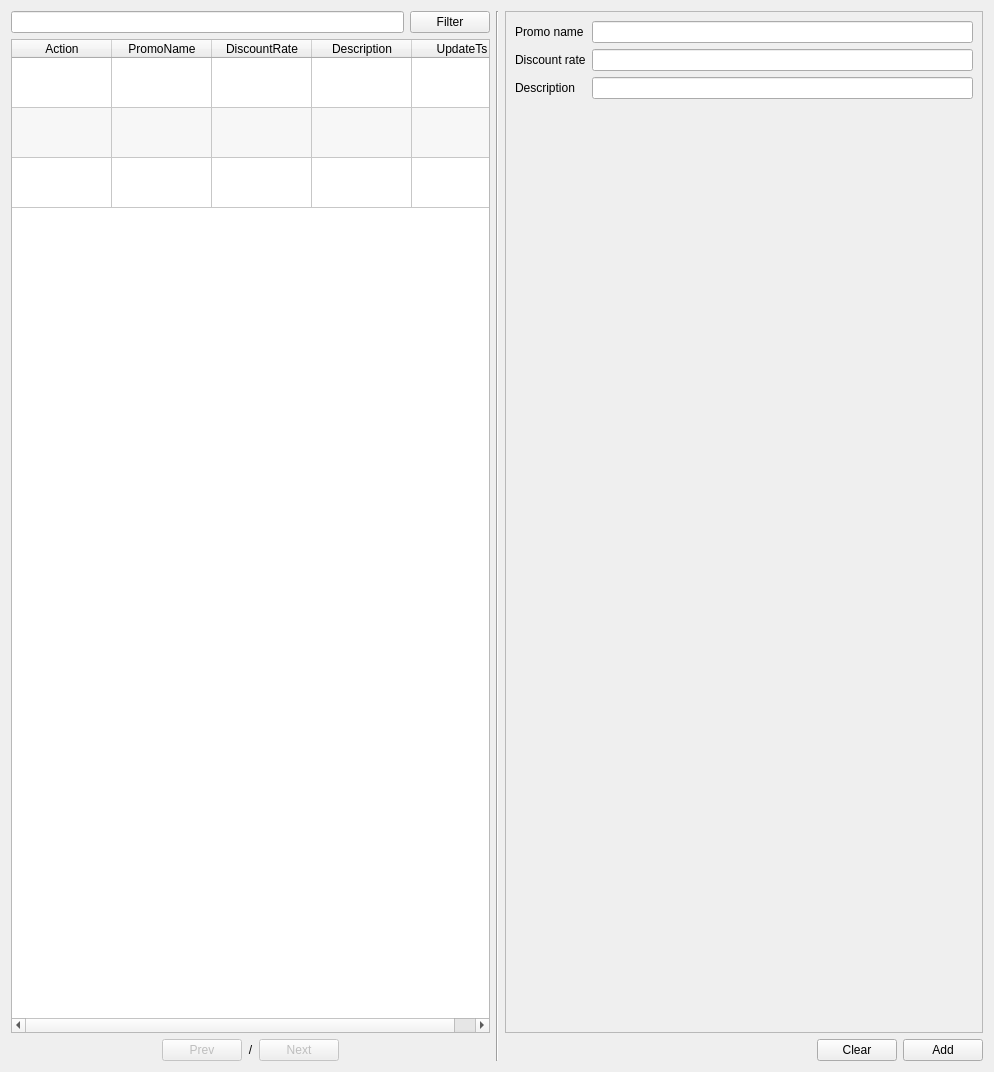
<?xml version="1.0" encoding="UTF-8"?>
<ui version="4.0">
 <class>FormManagePromo</class>
 <widget class="QWidget" name="FormManagePromo">
  <property name="geometry">
   <rect>
    <x>0</x>
    <y>0</y>
    <width>994</width>
    <height>1072</height>
   </rect>
  </property>
  <property name="windowTitle">
   <string>Manage promo</string>
  </property>
  <layout class="QHBoxLayout" name="horizontalLayout_4">
   <item>
    <layout class="QVBoxLayout" name="verticalLayout">
     <item>
      <layout class="QHBoxLayout" name="horizontalLayout">
       <item>
        <widget class="QLineEdit" name="lineEditFilter"/>
       </item>
       <item>
        <widget class="QPushButton" name="pushButtonFilter">
         <property name="text">
          <string>Filter</string>
         </property>
        </widget>
       </item>
      </layout>
     </item>
     <item>
      <widget class="QTableWidget" name="tableWidgetData">
       <property name="editTriggers">
        <set>QAbstractItemView::NoEditTriggers</set>
       </property>
       <property name="alternatingRowColors">
        <bool>true</bool>
       </property>
       <property name="verticalScrollMode">
        <enum>QAbstractItemView::ScrollPerPixel</enum>
       </property>
       <property name="horizontalScrollMode">
        <enum>QAbstractItemView::ScrollPerPixel</enum>
       </property>
       <property name="gridStyle">
        <enum>Qt::SolidLine</enum>
       </property>
       <property name="sortingEnabled">
        <bool>false</bool>
       </property>
       <attribute name="horizontalHeaderStretchLastSection">
        <bool>true</bool>
       </attribute>
       <attribute name="verticalHeaderVisible">
        <bool>false</bool>
       </attribute>
       <attribute name="verticalHeaderDefaultSectionSize">
        <number>50</number>
       </attribute>
       <attribute name="verticalHeaderMinimumSectionSize">
        <number>30</number>
       </attribute>
       <row>
        <property name="text">
         <string>New Row</string>
        </property>
       </row>
       <row>
        <property name="text">
         <string>New Row</string>
        </property>
       </row>
       <row>
        <property name="text">
         <string>New Row</string>
        </property>
       </row>
       <column>
        <property name="text">
         <string>Action</string>
        </property>
       </column>
       <column>
        <property name="text">
         <string>PromoName</string>
        </property>
       </column>
       <column>
        <property name="text">
         <string>DiscountRate</string>
        </property>
       </column>
       <column>
        <property name="text">
         <string>Description</string>
        </property>
       </column>
       <column>
        <property name="text">
         <string>UpdateTs</string>
        </property>
       </column>
      </widget>
     </item>
     <item>
      <layout class="QHBoxLayout" name="horizontalLayout_2">
       <item>
        <spacer name="horizontalSpacer">
         <property name="orientation">
          <enum>Qt::Horizontal</enum>
         </property>
         <property name="sizeHint" stdset="0">
          <size>
           <width>40</width>
           <height>20</height>
          </size>
         </property>
        </spacer>
       </item>
       <item>
        <widget class="QPushButton" name="pushButtonPrev">
         <property name="enabled">
          <bool>false</bool>
         </property>
         <property name="text">
          <string>Prev</string>
         </property>
        </widget>
       </item>
       <item>
        <widget class="QLabel" name="labelPageIndicator">
         <property name="text">
          <string>&lt;CurrentPage&gt;/&lt;TotalPage&gt;</string>
         </property>
         <property name="alignment">
          <set>Qt::AlignCenter</set>
         </property>
        </widget>
       </item>
       <item>
        <widget class="QPushButton" name="pushButtonNext">
         <property name="enabled">
          <bool>false</bool>
         </property>
         <property name="text">
          <string>Next</string>
         </property>
        </widget>
       </item>
       <item>
        <spacer name="horizontalSpacer_2">
         <property name="orientation">
          <enum>Qt::Horizontal</enum>
         </property>
         <property name="sizeHint" stdset="0">
          <size>
           <width>40</width>
           <height>20</height>
          </size>
         </property>
        </spacer>
       </item>
      </layout>
     </item>
    </layout>
   </item>
   <item>
    <widget class="Line" name="line">
     <property name="orientation">
      <enum>Qt::Vertical</enum>
     </property>
    </widget>
   </item>
   <item>
    <layout class="QVBoxLayout" name="verticalLayout_2">
     <item>
      <widget class="QScrollArea" name="scrollArea">
       <property name="widgetResizable">
        <bool>true</bool>
       </property>
       <widget class="QWidget" name="scrollAreaWidgetContents">
        <property name="geometry">
         <rect>
          <x>0</x>
          <y>0</y>
          <width>476</width>
          <height>1019</height>
         </rect>
        </property>
        <layout class="QFormLayout" name="formLayout">
         <item row="0" column="0">
          <widget class="QLabel" name="label_3">
           <property name="text">
            <string>Promo name</string>
           </property>
          </widget>
         </item>
         <item row="0" column="1">
          <widget class="QLineEdit" name="lineEditPromoName"/>
         </item>
         <item row="1" column="0">
          <widget class="QLabel" name="label_2">
           <property name="text">
            <string>Discount rate</string>
           </property>
          </widget>
         </item>
         <item row="1" column="1">
          <widget class="QLineEdit" name="lineEditDiscountRate">
           <property name="alignment">
            <set>Qt::AlignRight|Qt::AlignTrailing|Qt::AlignVCenter</set>
           </property>
          </widget>
         </item>
         <item row="2" column="0">
          <widget class="QLabel" name="label">
           <property name="text">
            <string>Description</string>
           </property>
          </widget>
         </item>
         <item row="2" column="1">
          <widget class="QLineEdit" name="lineEditDescription"/>
         </item>
        </layout>
       </widget>
      </widget>
     </item>
     <item>
      <layout class="QHBoxLayout" name="horizontalLayout_3">
       <item>
        <spacer name="horizontalSpacer_3">
         <property name="orientation">
          <enum>Qt::Horizontal</enum>
         </property>
         <property name="sizeHint" stdset="0">
          <size>
           <width>40</width>
           <height>20</height>
          </size>
         </property>
        </spacer>
       </item>
       <item>
        <widget class="QPushButton" name="pushButtonClear">
         <property name="text">
          <string>Clear</string>
         </property>
        </widget>
       </item>
       <item>
        <widget class="QPushButton" name="pushButtonAdd">
         <property name="text">
          <string>Add</string>
         </property>
        </widget>
       </item>
      </layout>
     </item>
    </layout>
   </item>
  </layout>
 </widget>
 <resources/>
 <connections/>
</ui>
